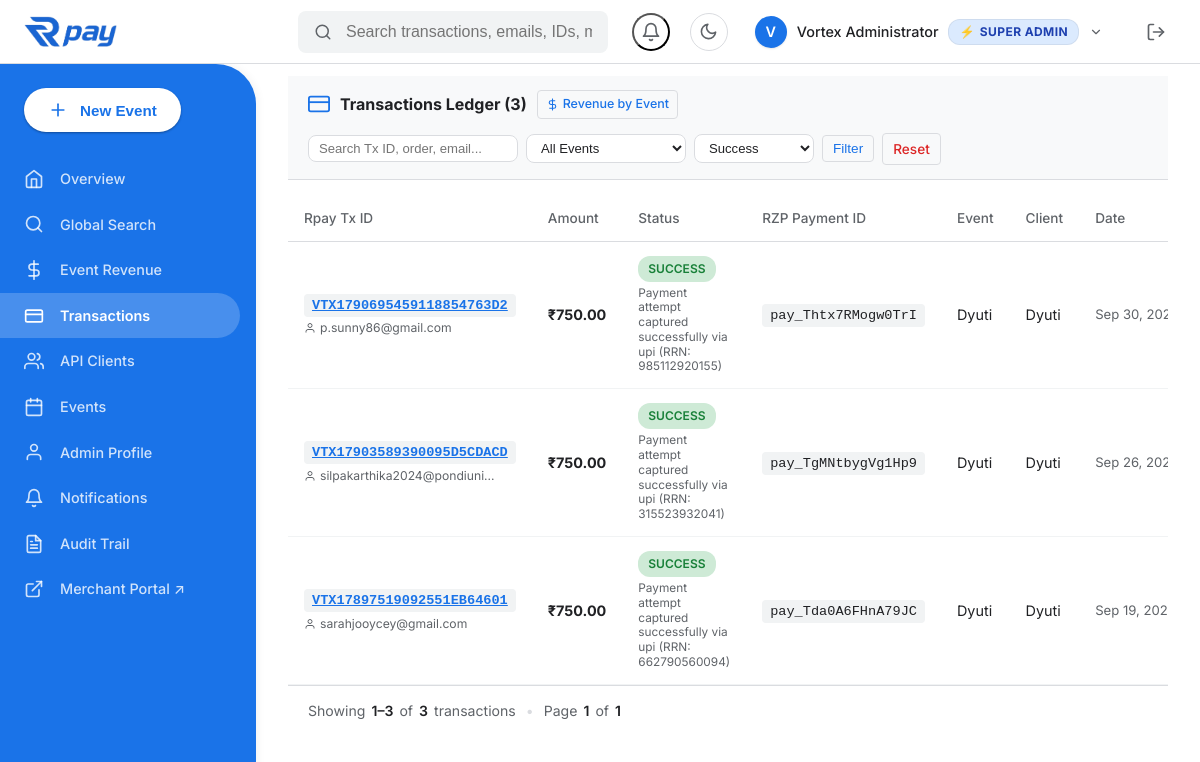
Page /vortex/admin/payments/list_payments.php?status=SUCCESS (signed in) on the committed database.
### tables this page shows
CREATE TABLE IF NOT EXISTS transactions (
    id INT AUTO_INCREMENT PRIMARY KEY,
    vortex_transaction_id VARCHAR(64) NOT NULL UNIQUE,
    event_id VARCHAR(50) NOT NULL,
    api_client_id INT NOT NULL,
    customer_email VARCHAR(255) NOT NULL,
    customer_mobile VARCHAR(20) NOT NULL,
    amount DECIMAL(10,2) NOT NULL,
    currency VARCHAR(10) DEFAULT 'INR',
    razorpay_order_id VARCHAR(100) DEFAULT NULL UNIQUE,
    razorpay_payment_id VARCHAR(100) DEFAULT NULL,
    razorpay_signature VARCHAR(255) DEFAULT NULL,
    status ENUM('PENDING', 'SUCCESS', 'FAILED', 'REFUNDED', 'DISPUTED') DEFAULT 'PENDING',
    is_test_mode TINYINT(1) DEFAULT 0,
    created_at TIMESTAMP DEFAULT CURRENT_TIMESTAMP,
    updated_at TIMESTAMP DEFAULT CURRENT_TIMESTAMP ON UPDATE CURRENT_TIMESTAMP,
    FOREIGN KEY (event_id) REFERENCES events(event_id) ON DELETE CASCADE,
    FOREIGN KEY (api_client_id) REFERENCES api_clients(id) ON DELETE CASCADE,
    INDEX idx_transactions_email (customer_email),
    INDEX idx_transactions_mobile (customer_mobile),
    INDEX idx_transactions_rzp_payment (razorpay_payment_id)
);

CREATE TABLE IF NOT EXISTS `api_clients` (
  `id` INT(11) NOT NULL AUTO_INCREMENT,
  `client_name` VARCHAR(150) NOT NULL,
  `email` VARCHAR(255) NULL,
  `phone` VARCHAR(30) NULL,
  `password_hash` VARCHAR(255) NULL,
  `api_key` VARCHAR(64) NOT NULL UNIQUE,
  `api_secret` VARCHAR(64) NOT NULL UNIQUE,
  `test_api_key` VARCHAR(64) UNIQUE NULL,
  `test_api_secret` VARCHAR(64) NULL,
  `is_active` TINYINT(1) DEFAULT 1,
  `notify_email_payment` TINYINT(1) DEFAULT 1,
  `notify_email_refund` TINYINT(1) DEFAULT 1,
  `notify_email_dispute` TINYINT(1) DEFAULT 1,
  `notify_sms_payment` TINYINT(1) DEFAULT 0,
  `notify_sms_refund` TINYINT(1) DEFAULT 1,
  `notify_sms_dispute` TINYINT(1) DEFAULT 1,
  `created_at` TIMESTAMP DEFAULT CURRENT_TIMESTAMP,
  PRIMARY KEY (`id`)
);

### vortex/admin/payments/list_payments.php (the view, shortened to what this page needs)
<?php
$statusFilter = trim($_GET['status'] ?? '');
$eventIdFilter = trim($_GET['event_id'] ?? '');
$searchQ = trim($_GET['q'] ?? '');
try {
    $db = Database::getInstance()->getConnection();
    $query = "SELECT t.*, e.event_name, c.client_name,
                     (SELECT w.event_type FROM webhooks w
                      WHERE (w.order_id IS NOT NULL AND w.order_id != '' AND w.order_id = t.razorpay_order_id)
                         OR (w.payment_id IS NOT NULL AND w.payment_id != '' AND w.payment_id = t.razorpay_payment_id)
                      ORDER BY w.id DESC LIMIT 1) AS latest_event,
                     (SELECT tl.reason FROM transaction_timeline tl
                      WHERE tl.vortex_transaction_id = t.vortex_transaction_id
                      ORDER BY tl.id DESC LIMIT 1) AS latest_reason,
                     (SELECT COUNT(*) FROM transaction_timeline tl
                      WHERE tl.vortex_transaction_id = t.vortex_transaction_id) AS timeline_count
              FROM transactions t
              LEFT JOIN events e ON t.event_id = e.event_id
              LEFT JOIN api_clients c ON t.api_client_id = c.id
              WHERE 1=1";
    $params = [];
    if ($statusFilter !== '' && $statusFilter !== 'ALL') {
        $query .= " AND t.status = :status";
        $params[':status'] = $statusFilter;
    }
    $countQuery = "SELECT COUNT(*) FROM transactions t WHERE 1=1";
    if ($statusFilter !== '' && $statusFilter !== 'ALL') {
        $countQuery .= " AND t.status = :status";
    }
    $countStmt = $db->prepare($countQuery);
    $countStmt->execute($params);
    $totalCount = (int) $countStmt->fetchColumn();
    $perPage = 25;
    $totalPages = max(1, (int) ceil($totalCount / $perPage));
    $page = max(1, (int) ($_GET['page'] ?? $_GET['p'] ?? 1));
    $offset = ($page - 1) * $perPage;
    $query .= " ORDER BY t.id DESC LIMIT " . (int)$perPage . " OFFSET " . (int)$offset;
    $stmt = $db->prepare($query);
    $stmt->execute($params);
    $transactions = $stmt->fetchAll(PDO::FETCH_ASSOC);
    $fromTx = ($totalCount === 0) ? 0 : $offset + 1;
    $toTx = min($offset + count($transactions), $totalCount);
} catch (\Throwable $e) {
    $transactions = [];
    $totalCount = 0;
    $totalPages = 1;
    $page = 1;
    $fromTx = 0;
    $toTx = 0;
    $error = "Failed to fetch transactions: " . $e->getMessage();
}
require_once __DIR__ . '/../includes/header.php';
?>
<div class="section-card">
    <div class="section-header" style="display: flex; justify-content: space-between; align-items: center; flex-wrap: wrap; gap: 14px; padding: 14px 20px; border-bottom: 1px solid var(--border-color); background: var(--bg-hover);">
        <div style="display: flex; align-items: center; gap: 10px;">
            <svg width="22" height="22" viewBox="0 0 24 24" fill="none" stroke="currentColor" stroke-width="2" style="color: var(--primary-blue);"><rect x="1" y="4" width="22" height="16" rx="2" ry="2"></rect><line x1="1" y1="10" x2="23" y2="10"></line></svg>
            <div style="font-size: 1rem; font-weight: 700; color: var(--text-dark);">
                Transactions Ledger (<?= number_format($totalCount) ?>)
            </div>
            <a href="revenue.php" class="btn btn-secondary btn-sm" style="display: inline-flex; align-items: center; gap: 4px; font-size: 0.78rem; padding: 4px 8px;" title="Switch to Event Revenue Analytics">
                <svg width="13" height="13" viewBox="0 0 24 24" fill="none" stroke="currentColor" stroke-width="2"><line x1="12" y1="1" x2="12" y2="23"></line><path d="M17 5H9.5a3.5 3.5 0 0 0 0 7h5a3.5 3.5 0 0 1 0 7H6"></path></svg>
                <span>Revenue by Event</span>
            </a>
        </div>
        <form method="GET" action="list_payments.php" style="display: flex; gap: 8px; align-items: center; flex-wrap: wrap;">
            <input type="text" name="q" class="form-control" placeholder="Search Tx ID, order, email..." value="<?= htmlspecialchars($searchQ) ?>" style="font-size: 0.82rem; padding: 5px 10px; width: 210px;">
            <select name="event_id" class="form-control" style="font-size: 0.82rem; padding: 5px 10px; width: 160px;" onchange="this.form.submit()">
                <option value="">All Events</option>
            </select>
            <select name="status" class="form-control" style="font-size: 0.82rem; padding: 5px 10px; width: 120px;" onchange="this.form.submit()">
                <option value="SUCCESS" <?= $statusFilter === 'SUCCESS' ? 'selected' : '' ?>>Success</option>
            </select>
            <button type="submit" class="btn btn-secondary btn-sm" style="padding: 5px 10px;">Filter</button>
            <?php if ($searchQ !== '' || $statusFilter !== '' || $eventIdFilter !== ''): ?>
                <a href="list_payments.php" class="btn btn-secondary btn-sm" style="padding: 5px 10px; color: #dc2626;">Reset</a>
            <?php endif; ?>
        </form>
    </div>
    <div class="section-body" style="padding: 0;">
        <?php if (isset($error)): ?>
            <div style="padding: 24px; color: var(--danger-text);"><?= htmlspecialchars($error) ?></div>
        <?php else: ?>
            <div class="table-responsive">
                <table class="admin-table">
                    <thead>
                        <tr>
                            <th>Rpay Tx ID</th>
                            <th>Amount</th>
                            <th>Status</th>
                            <th>RZP Payment ID</th>
                            <th>Event</th>
                            <th>Client</th>
                            <th>Date</th>
                        </tr>
                    </thead>
                    <tbody>
                        <?php if (empty($transactions)): ?>
                            <tr><td colspan="8" style="text-align:center; padding: 28px; color: var(--text-gray);">No transactions matching criteria found.</td></tr>
                        <?php else: ?>
                            <?php foreach ($transactions as $tx): ?>
                                <tr>
                                    <td>
                                        <a href="payment_details.php?vortex_transaction_id=<?= urlencode($tx['vortex_transaction_id']) ?>" class="font-mono" style="color: var(--primary-blue); font-weight: 700; text-decoration: underline;">
                                            <?= htmlspecialchars($tx['vortex_transaction_id']) ?>
                                        </a>
                                        <?php if (!empty($tx['customer_email'])): ?>
                                            <div style="font-size: 0.76rem; color: var(--text-gray); margin-top: 3px; display: flex; align-items: center; gap: 4px;" title="Customer / User">
                                                <svg width="12" height="12" viewBox="0 0 24 24" fill="none" stroke="currentColor" stroke-width="2"><path d="M20 21v-2a4 4 0 0 0-4-4H8a4 4 0 0 0-4 4v2"></path><circle cx="12" cy="7" r="4"></circle></svg>
                                                <span style="max-width: 175px; overflow: hidden; text-overflow: ellipsis; white-space: nowrap;"><?= htmlspecialchars($tx['customer_email']) ?></span>
                                            </div>
                                        <?php endif; ?>
                                    </td>
                                    <td style="font-weight: 700; color: var(--text-dark);">₹<?= number_format((float)$tx['amount'], 2) ?></td>
                                    <td>
                                        <?php
                                        $bClass = 'badge-pending';
                                        $displayStatus = $tx['status'];
                                        if ($tx['status'] === 'SUCCESS') $bClass = 'badge-success';
                                        ?>
                                        <span class="badge <?= $bClass ?>"><?= htmlspecialchars($displayStatus) ?></span>
                                        <?php if (!empty($tx['latest_reason'])): ?>
                                            <div style="margin-top: 4px; font-size: 0.74rem; color: var(--text-gray); max-width: 220px; line-height: 1.25;">
                                                <?= htmlspecialchars($tx['latest_reason']) ?>
                                            </div>
                                        <?php endif; ?>
                                    </td>
                                    <td><span class="font-mono"><?= htmlspecialchars($tx['razorpay_payment_id'] ?? '—') ?></span></td>
                                    <td><?= htmlspecialchars($tx['event_name'] ?? $tx['event_id']) ?></td>
                                    <td><?= htmlspecialchars($tx['client_name'] ?? 'Default Client') ?></td>
                                    <td style="font-size: 0.82rem; color: var(--text-gray); white-space: nowrap;"><?= date('M d, Y H:i', strtotime($tx['created_at'])) ?></td>
                                </tr>
                            <?php endforeach; ?>
                        <?php endif; ?>
                    </tbody>
                </table>
            </div>
            <?php if ($totalCount > 0): ?>
                <div class="pagination-wrapper">
                    <div class="pagination-info">
                        Showing <strong><?= $fromTx ?>–<?= $toTx ?></strong> of <strong><?= number_format($totalCount) ?></strong> transactions
                        <span style="color: var(--border-color); margin: 0 4px;">•</span>
                        Page <strong><?= $page ?></strong> of <strong><?= $totalPages ?></strong>
                    </div>
                </div>
            <?php endif; ?>
        <?php endif; ?>
    </div>
</div>
<?php require_once __DIR__ . '/../includes/footer.php'; ?>

### vortex/admin/assets/css/admin.css (style rules this page uses)
:root, [data-theme="light"] { --primary-blue: #1a73e8; --primary-dark: #174ea6; --primary-light: #e8f0fe; --text-dark: #202124; --text-gray: #5f6368; --text-light: #ffffff; --bg-main: #ffffff; --bg-surface: #ffffff; --bg-card: #ffffff; --bg-gray: #f1f3f4; --bg-hover: #f8f9fa; --border-color: #dadce0; --border-subtle: #edf2f7; --success-bg: #ceead6; --success-text: #188038; --danger-bg: #fad2cf; --danger-text: #c5221f; --warning-bg: #fef7e0; --warning-text: #b06000; --purple-bg: #f3e8ff; --purple-text: #6b21a8; --font-sans: 'Inter', -apple-system, BlinkMacSystemFont, "Segoe UI", Roboto, "Helvetica Neue", Arial, sans-serif; --font-mono: ui-monospace, SFMono-Regular, Menlo, Monaco, Consolas, "Liberation Mono", monospace; }
* { box-sizing: border-box; margin: 0; padding: 0; }
body { font-family: var(--font-sans); background-color: var(--bg-main); color: var(--text-dark); min-height: 100vh; font-size: 0.95rem; line-height: 1.5; overflow: hidden; transition: background-color 0.2s ease, color 0.2s ease; }
.section-card { margin-bottom: 40px; }
.section-header { display: flex; align-items: center; justify-content: space-between; margin-bottom: 16px; }
.table-responsive { overflow-x: auto; }
table.admin-table { width: 100%; border-collapse: collapse; text-align: left; }
table.admin-table th { padding: 12px 16px; color: var(--text-gray); font-weight: 500; font-size: 0.85rem; border-bottom: 1px solid var(--border-color); }
table.admin-table td { padding: 14px 16px; border-bottom: 1px solid var(--bg-gray); color: var(--text-dark); font-size: 0.9rem; vertical-align: middle; }
table.admin-table tbody tr { transition: background-color 0.2s; }
.badge { display: inline-flex; align-items: center; padding: 4px 10px; border-radius: 12px; font-size: 0.75rem; font-weight: 600; }
.badge-success { background-color: var(--success-bg); color: var(--success-text); }
.font-mono { font-family: var(--font-mono); font-size: 0.85rem; background-color: var(--bg-gray); padding: 4px 8px; border-radius: 4px; color: var(--text-dark); }
.form-control { padding: 10px 14px; font-size: 0.95rem; border: 1px solid var(--border-color); border-radius: 8px; background-color: #ffffff; color: var(--text-dark); transition: border-color 0.2s; }
.btn { display: inline-flex; align-items: center; justify-content: center; gap: 8px; padding: 8px 16px; font-size: 0.9rem; font-weight: 500; border-radius: 4px; text-decoration: none; cursor: pointer; border: 1px solid transparent; transition: all 0.2s; }
.btn-secondary { background-color: transparent; color: var(--primary-blue); border-color: var(--border-color); }
.btn-sm { padding: 6px 12px; font-size: 0.85rem; }
.pagination-wrapper { display: flex; justify-content: space-between; align-items: center; padding: 14px 20px; background: #ffffff; border-top: 1px solid var(--border-color); flex-wrap: wrap; gap: 12px; }
.pagination-info { font-size: 0.88rem; color: var(--text-gray); display: flex; align-items: center; gap: 6px; flex-wrap: wrap; }
.pagination-info strong { color: var(--text-dark); font-weight: 600; }

### rows in the picture
transactions: vortex_transaction "VTX1790695459118854763D2", customer_email "p.sunny86@gmail.com", amount "750.00", status "SUCCESS", latest_reason "Payment attempt captured successfully via upi (RRN: 985112920155)", razorpay_payment "pay_Thtx7RMogw0TrI", event_name "Dyuti", api_client.client_name "Dyuti", created_at "Sep 30,…"
transactions: vortex_transaction "VTX17903589390095D5CDACD", customer_email "silpakarthika2024@pondiuni…", amount "750.00", status "SUCCESS", latest_reason "Payment attempt captured successfully via upi (RRN: 315523932041)", razorpay_payment "pay_TgMNtbygVg1Hp9", event_name "Dyuti", api_client.client_name "Dyuti", created_at "Sep 26,…"
transactions: vortex_transaction "VTX17897519092551EB64601", customer_email "sarahjooycey@gmail.com", amount "750.00", status "SUCCESS", latest_reason "Payment attempt captured successfully via upi (RRN: 662790560094)", razorpay_payment "pay_Tda0A6FHnA79JC", event_name "Dyuti", api_client.client_name "Dyuti", created_at "Sep 19,…"

### other values in the picture
$_SESSION['vortex_admin_fullname'] "Vortex Administrator"
$icon "⚡"
$meta['short_label'] "SUPER ADMIN"
$totalCount "3"
$fromTx "1"
$toTx "3"
$page "1"
$totalPages "1"
